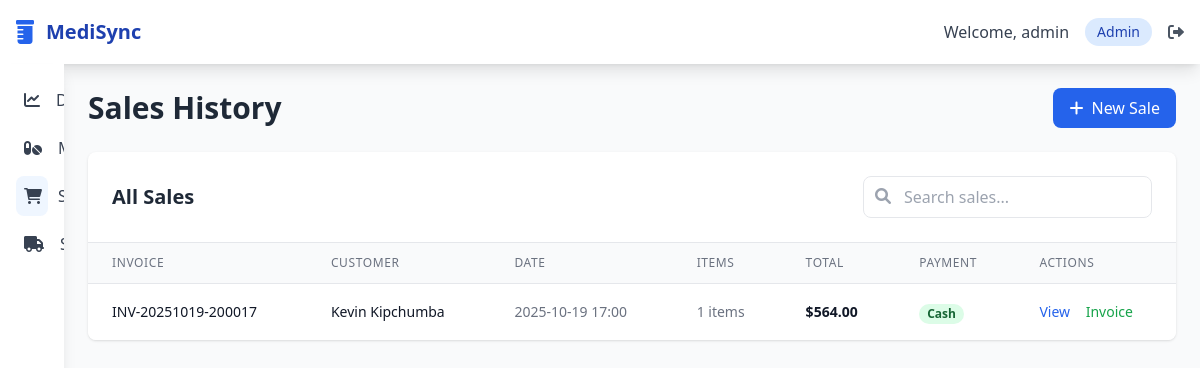
The app's page /sales (signed in) with its own data.
### models.py (models this page shows, shortened)
class User(UserMixin, db.Model):
    id = db.Column(db.Integer, primary_key=True)
    username = db.Column(db.String(80), unique=True, nullable=False)
    email = db.Column(db.String(120), unique=True, nullable=False)
    password_hash = db.Column(db.String(128))
    role = db.Column(db.String(20), nullable=False)  # admin, pharmacist, cashier
    is_active = db.Column(db.Boolean, default=True)
    created_at = db.Column(db.DateTime, default=datetime.utcnow)

class Sale(db.Model):
    id = db.Column(db.Integer, primary_key=True)
    invoice_number = db.Column(db.String(50), unique=True)
    customer_name = db.Column(db.String(100))
    customer_phone = db.Column(db.String(20))
    total_amount = db.Column(db.Float, nullable=False)
    discount = db.Column(db.Float, default=0.0)
    tax_amount = db.Column(db.Float, default=0.0)
    final_amount = db.Column(db.Float, nullable=False)
    payment_method = db.Column(db.String(20))  # cash, card, upi
    cashier_id = db.Column(db.Integer, db.ForeignKey('user.id'))
    created_at = db.Column(db.DateTime, default=datetime.utcnow)
    cashier = db.relationship('User', backref=db.backref('sales', lazy=True))
    items = db.relationship('SaleItem', backref='sale', lazy=True, cascade='all, delete-orphan')

### app.py (the view)
@app.route('/sales')
@login_required
def sales():
    sales_list = Sale.query.order_by(Sale.created_at.desc()).all()
    return render_template('sales/index.html', sales=sales_list)

### app.py (called while the page is built)
@login_manager.user_loader
def load_user(user_id):
    return User.query.get(int(user_id))

### templates/sales/index.html (shortened to what this page needs)
{% extends "base.html" %}
{% block content %}
<div class="flex justify-between items-center mb-6">
    <h1 class="text-3xl font-bold text-gray-800">Sales History</h1>
    <a href="{{ url_for('new_sale') }}" class="bg-blue-600 text-white px-4 py-2 rounded-lg hover:bg-blue-700 transition duration-200">
        <i class="fas fa-plus mr-2"></i>New Sale
    </a>
</div>
<div class="bg-white rounded-lg shadow overflow-hidden">
    <div class="p-6 border-b">
        <div class="flex justify-between items-center">
            <h2 class="text-xl font-semibold text-gray-800">All Sales</h2>
            <div class="relative">
                <input type="text" placeholder="Search sales..." class="pl-10 pr-4 py-2 border rounded-lg focus:outline-none focus:ring-2 focus:ring-blue-500">
                <i class="fas fa-search absolute left-3 top-3 text-gray-400"></i>
            </div>
        </div>
    </div>
    <div class="overflow-x-auto">
        <table class="min-w-full divide-y divide-gray-200">
            <thead class="bg-gray-50">
                <tr>
                    <th class="px-6 py-3 text-left text-xs font-medium text-gray-500 uppercase tracking-wider">Invoice</th>
                    <th class="px-6 py-3 text-left text-xs font-medium text-gray-500 uppercase tracking-wider">Customer</th>
                    <th class="px-6 py-3 text-left text-xs font-medium text-gray-500 uppercase tracking-wider">Date</th>
                    <th class="px-6 py-3 text-left text-xs font-medium text-gray-500 uppercase tracking-wider">Items</th>
                    <th class="px-6 py-3 text-left text-xs font-medium text-gray-500 uppercase tracking-wider">Total</th>
                    <th class="px-6 py-3 text-left text-xs font-medium text-gray-500 uppercase tracking-wider">Payment</th>
                    <th class="px-6 py-3 text-left text-xs font-medium text-gray-500 uppercase tracking-wider">Actions</th>
                </tr>
            </thead>
            <tbody class="bg-white divide-y divide-gray-200">
                {% for sale in sales %}
                <tr>
                    <td class="px-6 py-4 whitespace-nowrap">
                        <div class="text-sm font-medium text-gray-900">{{ sale.invoice_number }}</div>
                    </td>
                    <td class="px-6 py-4 whitespace-nowrap">
                        <div class="text-sm text-gray-900">{{ sale.customer_name }}</div>
                    </td>
                    <td class="px-6 py-4 whitespace-nowrap text-sm text-gray-500">
                        {{ sale.created_at.strftime('%Y-%m-%d %H:%M') }}
                    </td>
                    <td class="px-6 py-4 whitespace-nowrap text-sm text-gray-500">
                        {{ sale.items|length }} items
                    </td>
                    <td class="px-6 py-4 whitespace-nowrap text-sm font-semibold text-gray-900">
                        ${{ "%.2f"|format(sale.final_amount) }}
                    </td>
                    <td class="px-6 py-4 whitespace-nowrap">
                        <span class="px-2 inline-flex text-xs leading-5 font-semibold rounded-full
                            {% if sale.payment_method == 'cash' %}bg-green-100 text-green-800
                            {% elif sale.payment_method == 'card' %}bg-blue-100 text-blue-800
                            {% else %}bg-purple-100 text-purple-800{% endif %}">
                            {{ sale.payment_method|title }}
                        </span>
                    </td>
                    <td class="px-6 py-4 whitespace-nowrap text-sm font-medium">
                        <a href="{{ url_for('sale_detail', sale_id=sale.id) }}" class="text-blue-600 hover:text-blue-900 mr-3">View</a>
                        <a href="{{ url_for('generate_invoice', sale_id=sale.id) }}" class="text-green-600 hover:text-green-900">Invoice</a>
                    </td>
                </tr>
                {% endfor %}
            </tbody>
        </table>
    </div>
</div>
{% endblock %}

### templates/base.html (shortened to what this page needs)
<!DOCTYPE html>
<html lang="en">
<head>
    <script src="https://cdn.tailwindcss.com"></script>
    <link href="https://cdnjs.cloudflare.com/ajax/libs/font-awesome/6.0.0/css/all.min.css" rel="stylesheet">
</head>
<body class="bg-gray-50">
    <nav class="bg-white shadow-lg">
        <div class="max-w-7xl mx-auto px-4">
            <div class="flex justify-between items-center h-16">
                <div class="flex items-center">
                    <i class="fas fa-prescription-bottle text-blue-600 text-2xl mr-3"></i>
                    <span class="text-xl font-bold text-blue-800">MediSync</span>
                </div>
                <div class="flex items-center space-x-4">
                    <span class="text-gray-700">Welcome, {{ current_user.username }}</span>
                    <span class="px-3 py-1 bg-blue-100 text-blue-800 rounded-full text-sm">{{ current_user.role|title }}</span>
                    <a href="{{ url_for('logout') }}" class="text-gray-600 hover:text-blue-600">
                        <i class="fas fa-sign-out-alt"></i>
                    </a>
                </div>
            </div>
        </div>
    </nav>
    <div class="flex">
        <div class="sidebar bg-white w-16 hover:w-64 h-screen shadow-lg overflow-hidden">
            <div class="p-4">
                <ul class="space-y-2">
                    <li>
                        <a href="{{ url_for('dashboard') }}" class="flex items-center p-2 text-gray-700 hover:bg-blue-50 rounded-lg {% if request.endpoint == 'dashboard' %}bg-blue-50 text-blue-600{% endif %}">
                            <i class="fas fa-chart-line w-8"></i>
                            <span class="ml-4">Dashboard</span>
                        </a>
                    </li>
                    {% if current_user.role in ['admin', 'pharmacist'] %}
                    <li>
                        <a href="{{ url_for('medicines') }}" class="flex items-center p-2 text-gray-700 hover:bg-blue-50 rounded-lg {% if request.endpoint.startswith('medicine') %}bg-blue-50 text-blue-600{% endif %}">
                            <i class="fas fa-pills w-8"></i>
                            <span class="ml-4">Medicines</span>
                        </a>
                    </li>
                    {% endif %}
                    <li>
                        <a href="{{ url_for('sales') }}" class="flex items-center p-2 text-gray-700 hover:bg-blue-50 rounded-lg {% if request.endpoint.startswith('sale') %}bg-blue-50 text-blue-600{% endif %}">
                            <i class="fas fa-shopping-cart w-8"></i>
                            <span class="ml-4">Sales</span>
                        </a>
                    </li>
                    {% if current_user.role == 'admin' %}
                    <li>
                        <a href="{{ url_for('suppliers') }}" class="flex items-center p-2 text-gray-700 hover:bg-blue-50 rounded-lg">
                            <i class="fas fa-truck w-8"></i>
                            <span class="ml-4">Suppliers</span>
                        </a>
                    </li>
                    {% endif %}
                </ul>
            </div>
        </div>
        <main class="flex-1 p-6">
            {% block content %}{% endblock %}
        </main>
    </div>
</body>
</html>

### templates/base.html (style rules this page uses)
.sidebar { transition: width 0.3s; }

### records on screen
User: username "admin", role "Admin"
Sale: invoice_number "INV-20251019-200017", customer_name "Kevin Kipchumba", created_at "2025-10-19 17:00", items|length "1", final_amount "564.00", payment_method "Cash"
